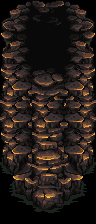

This game map was drawn from its Tiled (.tmx) file and the tilesets committed beside it. A one-line description and the full map source follow:
An orthogonal 3x7 tile map with 32x32 px tiles, 1 tile layer (Tile Layer 1).

<map version="1.10" tiledversion="1.10.1" orientation="orthogonal" renderorder="right-down" width="3" height="7" tilewidth="32" tileheight="32" infinite="0" nextlayerid="2" nextobjectid="1">
 <tileset firstgid="1" source="Cave32.tsx" />
 <layer id="1" name="Tile Layer 1" width="3" height="7">
  <data encoding="csv">
3,5,8,
54,56,59,
309,311,314,
52,267,61,
309,363,314,
360,362,365,
411,413,416
</data>
 </layer>
</map>
